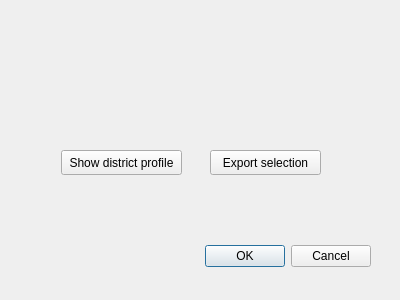
<?xml version="1.0" encoding="UTF-8"?>
<ui version="4.0">
 <class>MuensterCityDistrictToolsDialogBase</class>
 <widget class="QDialog" name="MuensterCityDistrictToolsDialogBase">
  <property name="geometry">
   <rect>
    <x>0</x>
    <y>0</y>
    <width>400</width>
    <height>300</height>
   </rect>
  </property>
  <property name="windowTitle">
   <string>Muenster City District Tools</string>
  </property>
  <widget class="QDialogButtonBox" name="button_box">
   <property name="geometry">
    <rect>
     <x>30</x>
     <y>240</y>
     <width>341</width>
     <height>32</height>
    </rect>
   </property>
   <property name="orientation">
    <enum>Qt::Horizontal</enum>
   </property>
   <property name="standardButtons">
    <set>QDialogButtonBox::Cancel|QDialogButtonBox::Ok</set>
   </property>
  </widget>
  <widget class="QPushButton" name="btnprofile">
   <property name="geometry">
    <rect>
     <x>61</x>
     <y>150</y>
     <width>121</width>
     <height>25</height>
    </rect>
   </property>
   <property name="text">
    <string>Show district profile</string>
   </property>
  </widget>
  <widget class="QPushButton" name="btExport">
   <property name="geometry">
    <rect>
     <x>210</x>
     <y>150</y>
     <width>111</width>
     <height>25</height>
    </rect>
   </property>
   <property name="text">
    <string>Export selection</string>
   </property>
  </widget>
 </widget>
 <resources/>
 <connections>
  <connection>
   <sender>button_box</sender>
   <signal>accepted()</signal>
   <receiver>MuensterCityDistrictToolsDialogBase</receiver>
   <slot>accept()</slot>
   <hints>
    <hint type="sourcelabel">
     <x>20</x>
     <y>20</y>
    </hint>
    <hint type="destinationlabel">
     <x>20</x>
     <y>20</y>
    </hint>
   </hints>
  </connection>
  <connection>
   <sender>button_box</sender>
   <signal>rejected()</signal>
   <receiver>MuensterCityDistrictToolsDialogBase</receiver>
   <slot>reject()</slot>
   <hints>
    <hint type="sourcelabel">
     <x>20</x>
     <y>20</y>
    </hint>
    <hint type="destinationlabel">
     <x>20</x>
     <y>20</y>
    </hint>
   </hints>
  </connection>
 </connections>
</ui>
